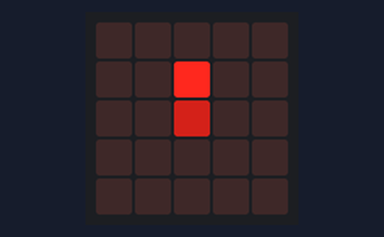
This program was run on a simulated BBC micro:bit (MakeCode). Shown: the board's 5×5 LED display. No radio messages arrive unless stated (any console line starting 'radio sent:' is added by the test bench); what the program prints to the serial console is not drawn.

Above: at 0.1 s.
At 0.6 s:
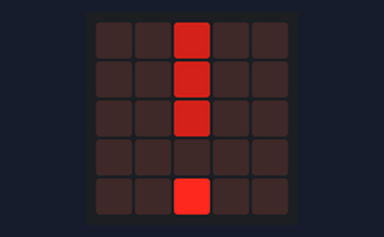
At 1.1 s:
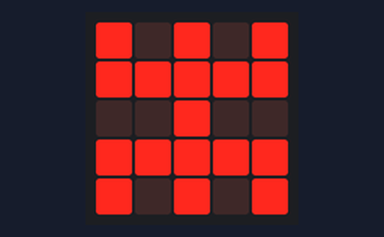
At 3.92 s:
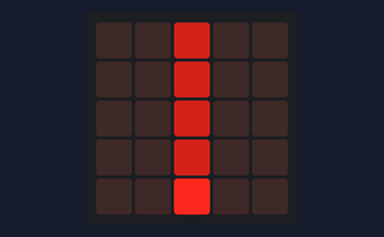
At 4.67 s:
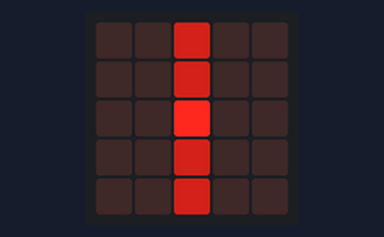
At 5.43 s:
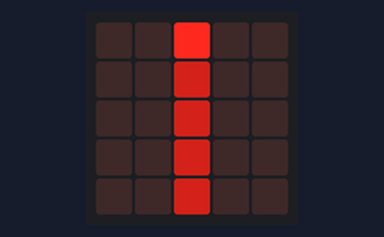

The program:

main.ts
```typescript
turtle.forward(4)
for (let index = 0; index < 7; index++) {
    images.createImage(`
        # . # . #
                # # # # #
                . . # . .
                # # # # #
                # . # . #
    `).showImage(0)
}
basic.forever(function on_forever() {
    led.plot(11, 11)
    turtle.back(7)
    radio.sendNumber(4)
})
```

test.ts
```typescript
// tu są testy; nie będzie to kompilowane, gdy ten pakiet będzie używany jako rozszerzenie.
```

Measured:
- by itself, everything shown: repeats every 1.3 s, in 5 steps
- what the display in image 2 shows lasts 2.8 s, from 1.0 s to 3.8 s
